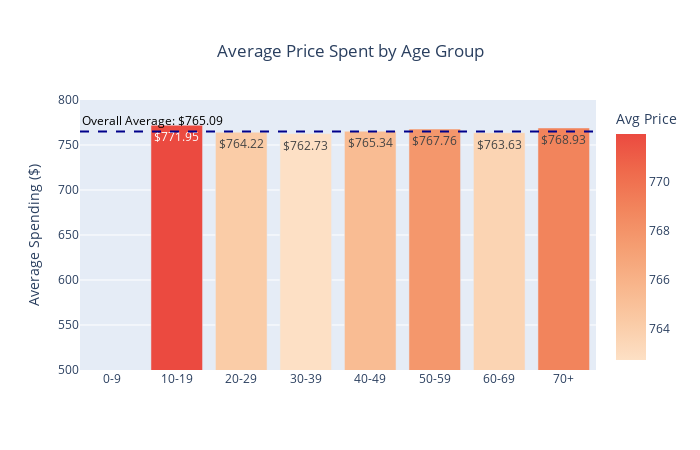

The notebook cell saved with this chart:
### Code cell
# Average price spent by age group

overall_avg_price = df_final['Total Price'].mean()
avg_price_age_group = df_final.groupby(['Age Group'])['Total Price'].mean().reset_index(name='Avg Price')

fig3 = px.bar(avg_price_age_group, x= 'Age Group', y= 'Avg Price', 
              color = 'Avg Price',
              color_continuous_scale= "peach", 
              category_orders={'Age Group': age_labels},
              title='Average Price Spent by Age Group',
              text= [f"${value:.2f}" for value in avg_price_age_group['Avg Price']],
              hover_data={'Age Group':True, 'Avg Price':"${:.2f}"})

# Adjust data and format shown in the hover data
fig3.update_traces(hovertemplate="Age Group: %{x}<br>"
                                 "Average Spending: %{y:$,.2f}")

# Add a line to show the overall average for spending 
fig3.add_hline(y=overall_avg_price, line_dash="dash", line_color="darkblue",
               annotation_text=f'Overall Average: ${overall_avg_price:.2f}',
               annotation_font_color="black",
               annotation_position="top left")

fig3.update_layout(title={'x': 0.5, 'y': 0.9},
                   width=700, height=450,
                   xaxis_title= None, 
                   yaxis_title= 'Average Spending ($)',
                   yaxis=dict(range=[500, 800],  # Set range from 400 to 800
                              tick0=500,  # Set starting tick at 400
                              dtick=50),  # Set interval between ticks
                   showlegend=False)

# display graphs
fig3.show()

### Figure 1 — Plotly figure (JSON) as saved in the notebook; plotly's stock layout.template omitted (floating-point values rounded to 4 significant figures)
{"data": [{"alignmentgroup": "True", "hovertemplate": "Age Group: %{x}<br>Average Spending: %{y:$,.2f}", "legendgroup": "", "marker": {"color": [null, 771.9, 764.2, 762.7, 765.3, 767.8, 763.6, 768.9], "coloraxis": "coloraxis", "pattern": {"shape": ""}}, "name": "", "offsetgroup": "", "orientation": "v", "showlegend": false, "text": ["$nan", "$771.95", "$764.22", "$762.73", "$765.34", "$767.76", "$763.63", "$768.93"], "textposition": "auto", "type": "bar", "x": ["0-9", "10-19", "20-29", "30-39", "40-49", "50-59", "60-69", "70+"], "xaxis": "x", "y": [null, 771.9, 764.2, 762.7, 765.3, 767.8, 763.6, 768.9], "yaxis": "y"}], "layout": {"annotations": [{"font": {"color": "black"}, "showarrow": false, "text": "Overall Average: $765.09", "x": 0, "xanchor": "left", "xref": "x domain", "y": 765.1, "yanchor": "bottom", "yref": "y"}], "barmode": "relative", "coloraxis": {"colorbar": {"title": {"text": "Avg Price"}}, "colorscale": [[0, "rgb(253, 224, 197)"], [0.1667, "rgb(250, 203, 166)"], [0.3333, "rgb(248, 181, 139)"], [0.5, "rgb(245, 158, 114)"], [0.6667, "rgb(242, 133, 93)"], [0.8333, "rgb(239, 106, 76)"], [1, "rgb(235, 74, 64)"]]}, "height": 450, "legend": {"tracegroupgap": 0}, "shapes": [{"line": {"color": "darkblue", "dash": "dash"}, "type": "line", "x0": 0, "x1": 1, "xref": "x domain", "y0": 765.1, "y1": 765.1, "yref": "y"}], "showlegend": false, "title": {"text": "Average Price Spent by Age Group", "x": 0.5, "y": 0.9}, "width": 700, "xaxis": {"anchor": "y", "categoryarray": ["0-9", "10-19", "20-29", "30-39", "40-49", "50-59", "60-69", "70+"], "categoryorder": "array", "domain": [0, 1], "title": {}}, "yaxis": {"anchor": "x", "domain": [0, 1], "dtick": 50, "range": [500, 800], "tick0": 500, "title": {"text": "Average Spending ($)"}}}}
